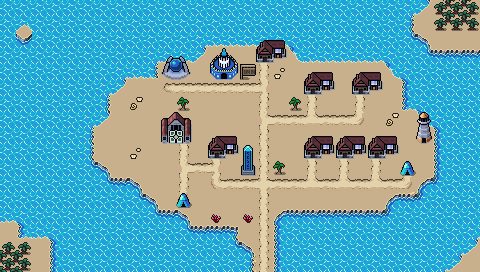

This game map was drawn from its Tiled (.tmx) file and the tilesets committed beside it. A one-line description and the trimmed map source follow:
An orthogonal 30x17 tile map with 16x16 px tiles, 4 tile layers (Background, Ground, Foreground, AboveSprites), 2 tilesets and 13 objects.

<map version="1.10" tiledversion="1.10.1" orientation="orthogonal" renderorder="right-down" width="30" height="17" tilewidth="16" tileheight="16" infinite="0" nextlayerid="6" nextobjectid="58">
 <editorsettings>
  <export target="wastetown..tmx" format="tmx" />
 </editorsettings>
 <tileset firstgid="1" source="../../tileset/main.tsx" />
 <tileset firstgid="10113" source="../../tileset/buildings.tsx" />
 <layer id="1" name="Background" width="30" height="17">
  <data>[510 cells, 510 non-empty, 21 distinct tile ids]</data>
 </layer>
 <layer id="2" name="Ground" width="30" height="17">
  <data>[510 cells, 62 non-empty, 14 distinct tile ids]</data>
 </layer>
 <layer id="3" name="Foreground" width="30" height="17">
  <properties>
   <property name="spriteLayer" type="bool" value="true" />
  </properties>
  <data>[510 cells, 41 non-empty, 24 distinct tile ids]</data>
 </layer>
 <layer id="5" name="AboveSprites" width="30" height="17">
  <data>[510 cells, 21 non-empty, 9 distinct tile ids]</data>
 </layer>
 <objectgroup id="4" name="Objects">
  <object id="38" template="../../obj/entry_up.tx" x="256" y="271" />
  <object id="41" template="../../obj/shop.tx" x="304" y="98">
   <properties>
    <property name="commonShopList" value="Blue,Blue,Enchantment4Blue,Creature2Blue,Instant4Blue" />
    <property name="mythicShopList" value="Planeswalker,WUBRG,Vehicle,Artifact,Equip,Wand,Legend4Blue" />
    <property name="rareShopList" value="RWU,RGU,UWG,RUB,UWB,UGB,Land4Blue,Creature6Blue" />
    <property name="uncommonShopList" value="Azorius,Izzet,Simic,Dimir,Azorius,Izzet,Simic,Dimir,Land" />
   </properties>
  </object>
  <object id="42" template="../../obj/shop.tx" x="368" y="162">
   <properties>
    <property name="commonShopList" value="Blue,Blue,Enchantment4Blue,Creature2Blue,Instant4Blue" />
    <property name="mythicShopList" value="Planeswalker,WUBRG,Vehicle,Artifact,Equip,Wand,Legend4Blue" />
    <property name="rareShopList" value="RWU,RGU,UWG,RUB,UWB,UGB,Land4Blue,Creature6Blue" />
    <property name="uncommonShopList" value="Azorius,Izzet,Simic,Dimir,Azorius,Izzet,Simic,Dimir,Land" />
   </properties>
  </object>
  <object id="43" template="../../obj/shop.tx" x="353" y="98">
   <properties>
    <property name="commonShopList" value="Blue,Blue,Enchantment4Blue,Creature2Blue,Instant4Blue" />
    <property name="mythicShopList" value="Planeswalker,WUBRG,Vehicle,Artifact,Equip,Wand,Legend4Blue" />
    <property name="rareShopList" value="RWU,RGU,UWG,RUB,UWB,UGB,Land4Blue,Creature6Blue" />
    <property name="uncommonShopList" value="Azorius,Izzet,Simic,Dimir,Azorius,Izzet,Simic,Dimir,Land" />
   </properties>
  </object>
  <object id="44" template="../../obj/shop.tx" x="208" y="162">
   <properties>
    <property name="commonShopList" value="Blue,Blue,Enchantment4Blue,Creature2Blue,Instant4Blue" />
    <property name="mythicShopList" value="Planeswalker,WUBRG,Vehicle,Artifact,Equip,Wand,Legend4Blue" />
    <property name="rareShopList" value="RWU,RGU,UWG,RUB,UWB,UGB,Land4Blue,Creature6Blue" />
    <property name="uncommonShopList" value="Azorius,Izzet,Simic,Dimir,Azorius,Izzet,Simic,Dimir,Land" />
   </properties>
  </object>
  <object id="45" template="../../obj/shop.tx" x="304" y="162">
   <properties>
    <property name="commonShopList" value="Blue,Blue,Enchantment4Blue,Creature2Blue,Instant4Blue" />
    <property name="mythicShopList" value="Planeswalker,WUBRG,Vehicle,Artifact,Equip,Wand,Legend4Blue" />
    <property name="rareShopList" value="RWU,RGU,UWG,RUB,UWB,UGB,Land4Blue,Creature6Blue" />
    <property name="uncommonShopList" value="Azorius,Izzet,Simic,Dimir,Azorius,Izzet,Simic,Dimir,Land" />
   </properties>
  </object>
  <object id="46" template="../../obj/shop.tx" x="336" y="162">
   <properties>
    <property name="commonShopList" value="Blue,Blue,Enchantment4Blue,Creature2Blue,Instant4Blue" />
    <property name="mythicShopList" value="Planeswalker,WUBRG,Vehicle,Artifact,Equip,Wand,Legend4Blue" />
    <property name="rareShopList" value="RWU,RGU,UWG,RUB,UWB,UGB,Land4Blue,Creature6Blue" />
    <property name="uncommonShopList" value="Azorius,Izzet,Simic,Dimir,Azorius,Izzet,Simic,Dimir,Land" />
   </properties>
  </object>
  <object id="47" template="../../obj/inn.tx" x="215" y="82" />
  <object id="48" template="../../obj/shop.tx" x="173.75" y="209.75" width="20.75" height="18.75">
   <properties>
    <property name="commonShopList" value="Island" />
    <property name="noRestock" type="bool" value="true" />
   </properties>
  </object>
  <object id="52" template="../../obj/quest.tx" x="158.5" y="146.25" width="33.75" height="36">
   <properties>
    <property name="questtype" value="island_town_identity" />
   </properties>
  </object>
  <object id="53" template="../../obj/shardtrader.tx" x="398" y="178" />
  <object id="54" template="../../obj/shop.tx" x="256" y="66">
   <properties>
    <property name="commonShopList" value="Blue,Blue,Enchantment4Blue,Creature2Blue,Instant4Blue" />
    <property name="mythicShopList" value="Planeswalker,WUBRG,Vehicle,Artifact,Equip,Wand,Legend4Blue" />
    <property name="rareShopList" value="RWU,RGU,UWG,RUB,UWB,UGB,Land4Blue,Creature6Blue" />
    <property name="uncommonShopList" value="Azorius,Izzet,Simic,Dimir,Azorius,Izzet,Simic,Dimir,Land" />
   </properties>
  </object>
  <object id="57" template="../../obj/RotatingShop.tx" x="168" y="82">
   <properties>
    <property name="rotation" value="Blue1,Blue2,Blue3,Blue4,Blue5,Blue6" />
    <property name="signXOffset" type="float" value="-16" />
    <property name="signYOffset" type="float" value="-16" />
   </properties>
  </object>
 </objectgroup>
</map>
